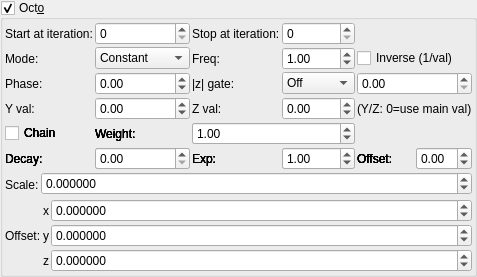
    <widget class="MyGroupBox" name="groupCheck_transf_function_enabledx_false">
     <property name="title">
      <string>Oct&amp;o</string>
     </property>
     <property name="checkable">
      <bool>true</bool>
     </property>
     <layout class="QVBoxLayout" name="verticalLayout_21" stretch="0,0,0">
      <property name="spacing">
       <number>2</number>
      </property>
      <property name="leftMargin">
       <number>2</number>
      </property>
      <property name="topMargin">
       <number>2</number>
      </property>
      <property name="rightMargin">
       <number>2</number>
      </property>
      <property name="bottomMargin">
       <number>2</number>
      </property>
      <item>
       <layout class="QGridLayout" name="gridLayout_68">
        <property name="spacing">
         <number>2</number>
        </property>
        <item row="0" column="0">
         <widget class="QLabel" name="label_258">
          <property name="text">
           <string>Start at iteration:</string>
          </property>
         </widget>
        </item>
        <item row="0" column="2">
         <widget class="QLabel" name="label_254">
          <property name="text">
           <string>Stop at iteration:</string>
          </property>
         </widget>
        </item>
        <item row="0" column="1">
         <widget class="MySpinBox" name="spinboxInt_transf_multiplier_start_iter_4">
          <property name="sizePolicy">
           <sizepolicy hsizetype="Minimum" vsizetype="Maximum">
            <horstretch>0</horstretch>
            <verstretch>0</verstretch>
           </sizepolicy>
          </property>
          <property name="maximum">
           <number>999</number>
          </property>
         </widget>
        </item>
        <item row="0" column="3">
         <widget class="MySpinBox" name="spinboxInt_transf_multiplier_stop_iter_4">
          <property name="sizePolicy">
           <sizepolicy hsizetype="Minimum" vsizetype="Maximum">
            <horstretch>0</horstretch>
            <verstretch>0</verstretch>
           </sizepolicy>
          </property>
          <property name="maximum">
           <number>999</number>
          </property>
         </widget>
        </item>
      <item row="1" column="0">
       <widget class="QLabel"><property name="text"><string>Mode:</string></property></widget>
      </item>
      <item row="1" column="1">
       <widget class="MyComboBox" name="comboBox_transf_multiplier_value_mode_4">
        <item><property name="text"><string notr="true">Constant</string></property></item>
        <item><property name="text"><string notr="true">Sine</string></property></item>
        <item><property name="text"><string notr="true">Ramp</string></property></item>
        <item><property name="text"><string notr="true">Exponential</string></property></item>
        <item><property name="text"><string notr="true">Triangle</string></property></item>
        <item><property name="text"><string notr="true">Square</string></property></item>
        <item><property name="text"><string notr="true">Smoothstep</string></property></item>
        <item><property name="text"><string notr="true">Noise</string></property></item>
        <item><property name="text"><string notr="true">Ping-pong</string></property></item>
        <item><property name="text"><string notr="true">Stepped</string></property></item>
       </widget>
      </item>
      <item row="1" column="2">
       <widget class="QLabel"><property name="text"><string>Freq:</string></property></widget>
      </item>
      <item row="1" column="3">
       <widget class="MyDoubleSpinBox" name="spinbox_transf_multiplier_frequency_4">
        <property name="minimum"><double>0.01</double></property><property name="maximum"><double>100.0</double></property>
        <property name="singleStep"><double>0.1</double></property><property name="value"><double>1.0</double></property>
       </widget>
      </item>
      <item row="1" column="4" colspan="2">
       <widget class="MyCheckBox" name="checkBox_transf_multiplier_inverse_4">
        <property name="text"><string>Inverse (1/val)</string></property>
       </widget>
      </item>
      <item row="2" column="0">
       <widget class="QLabel"><property name="text"><string>Phase:</string></property></widget>
      </item>
      <item row="2" column="1">
       <widget class="MyDoubleSpinBox" name="spinbox_transf_multiplier_phase_4">
        <property name="minimum"><double>-10.0</double></property><property name="maximum"><double>10.0</double></property>
        <property name="singleStep"><double>0.1</double></property><property name="value"><double>0.0</double></property>
       </widget>
      </item>
      <item row="2" column="2">
       <widget class="QLabel"><property name="text"><string>|z| gate:</string></property></widget>
      </item>
      <item row="2" column="3">
       <widget class="MyComboBox" name="comboBox_transf_multiplier_threshold_mode_4">
        <item><property name="text"><string notr="true">Off</string></property></item>
        <item><property name="text"><string notr="true">&gt; thresh</string></property></item>
        <item><property name="text"><string notr="true">&lt; thresh</string></property></item>
       </widget>
      </item>
      <item row="2" column="4" colspan="2">
       <widget class="MyDoubleSpinBox" name="spinbox_transf_multiplier_threshold_4">
        <property name="minimum"><double>0.0</double></property><property name="maximum"><double>1000.0</double></property>
        <property name="singleStep"><double>0.1</double></property><property name="value"><double>0.0</double></property>
       </widget>
      </item>
      <item row="3" column="0">
       <widget class="QLabel"><property name="text"><string>Y val:</string></property></widget>
      </item>
      <item row="3" column="1">
       <widget class="MyDoubleSpinBox" name="spinbox_transf_multiplier_scale_y_4">
        <property name="minimum"><double>-100.0</double></property><property name="maximum"><double>100.0</double></property>
        <property name="singleStep"><double>0.01</double></property><property name="value"><double>0.0</double></property>
       </widget>
      </item>
      <item row="3" column="2">
       <widget class="QLabel"><property name="text"><string>Z val:</string></property></widget>
      </item>
      <item row="3" column="3">
       <widget class="MyDoubleSpinBox" name="spinbox_transf_multiplier_scale_z_4">
        <property name="minimum"><double>-100.0</double></property><property name="maximum"><double>100.0</double></property>
        <property name="singleStep"><double>0.01</double></property><property name="value"><double>0.0</double></property>
       </widget>
      </item>
      <item row="3" column="4" colspan="2">
       <widget class="QLabel"><property name="text"><string notr="true">(Y/Z: 0=use main val)</string></property></widget>
      </item>
      <item row="4" column="0">
       <widget class="MyCheckBox" name="checkBox_transf_multiplier_chain_5">
        <property name="text"><string>Chain</string></property>
       </widget>
      </item>
      <item row="4" column="1">
       <widget class="QLabel"><property name="text"><string>Weight:</string></property></widget>
      </item>
      <item row="4" column="2" colspan="2">
       <widget class="MyDoubleSpinBox" name="spinbox_transf_multiplier_weight_5">
        <property name="minimum"><double>0.0</double></property><property name="maximum"><double>10.0</double></property>
        <property name="singleStep"><double>0.1</double></property><property name="value"><double>1.0</double></property>
       </widget>
      </item>
      <item row="5" column="0">
       <widget class="QLabel"><property name="text"><string>Decay:</string></property></widget>
      </item>
      <item row="5" column="1">
       <widget class="MyDoubleSpinBox" name="spinbox_transf_multiplier_decay_5">
        <property name="minimum"><double>0.0</double></property><property name="maximum"><double>5.0</double></property>
        <property name="singleStep"><double>0.1</double></property><property name="value"><double>0.0</double></property>
       </widget>
      </item>
      <item row="5" column="2">
       <widget class="QLabel"><property name="text"><string>Exp:</string></property></widget>
      </item>
      <item row="5" column="3">
       <widget class="MyDoubleSpinBox" name="spinbox_transf_multiplier_exponent_5">
        <property name="minimum"><double>0.1</double></property><property name="maximum"><double>10.0</double></property>
        <property name="singleStep"><double>0.1</double></property><property name="value"><double>1.0</double></property>
       </widget>
      </item>
      <item row="5" column="4">
       <widget class="QLabel"><property name="text"><string>Offset:</string></property></widget>
      </item>
      <item row="5" column="5">
       <widget class="MyDoubleSpinBox" name="spinbox_transf_multiplier_offset_5">
        <property name="minimum"><double>-5.0</double></property><property name="maximum"><double>5.0</double></property>
        <property name="singleStep"><double>0.05</double></property><property name="value"><double>0.0</double></property>
       </widget>
      </item>
      <item row="4" column="0">
       <widget class="MyCheckBox" name="checkBox_transf_multiplier_chain_4">
        <property name="text"><string>Chain</string></property>
       </widget>
      </item>
      <item row="4" column="1">
       <widget class="QLabel"><property name="text"><string>Weight:</string></property></widget>
      </item>
      <item row="4" column="2" colspan="2">
       <widget class="MyDoubleSpinBox" name="spinbox_transf_multiplier_weight_4">
        <property name="minimum"><double>0.0</double></property><property name="maximum"><double>10.0</double></property>
        <property name="singleStep"><double>0.1</double></property><property name="value"><double>1.0</double></property>
       </widget>
      </item>
      <item row="5" column="0">
       <widget class="QLabel"><property name="text"><string>Decay:</string></property></widget>
      </item>
      <item row="5" column="1">
       <widget class="MyDoubleSpinBox" name="spinbox_transf_multiplier_decay_4">
        <property name="minimum"><double>0.0</double></property><property name="maximum"><double>5.0</double></property>
        <property name="singleStep"><double>0.1</double></property><property name="value"><double>0.0</double></property>
       </widget>
      </item>
      <item row="5" column="2">
       <widget class="QLabel"><property name="text"><string>Exp:</string></property></widget>
      </item>
      <item row="5" column="3">
       <widget class="MyDoubleSpinBox" name="spinbox_transf_multiplier_exponent_4">
        <property name="minimum"><double>0.1</double></property><property name="maximum"><double>10.0</double></property>
        <property name="singleStep"><double>0.1</double></property><property name="value"><double>1.0</double></property>
       </widget>
      </item>
      <item row="5" column="4">
       <widget class="QLabel"><property name="text"><string>Offset:</string></property></widget>
      </item>
      <item row="5" column="5">
       <widget class="MyDoubleSpinBox" name="spinbox_transf_multiplier_offset_4">
        <property name="minimum"><double>-5.0</double></property><property name="maximum"><double>5.0</double></property>
        <property name="singleStep"><double>0.05</double></property><property name="value"><double>0.0</double></property>
       </widget>
      </item>
      <item row="4" column="0">
       <widget class="MyCheckBox" name="checkBox_transf_multiplier_chain_3">
        <property name="text"><string>Chain</string></property>
       </widget>
      </item>
      <item row="4" column="1">
       <widget class="QLabel"><property name="text"><string>Weight:</string></property></widget>
      </item>
      <item row="4" column="2" colspan="2">
       <widget class="MyDoubleSpinBox" name="spinbox_transf_multiplier_weight_3">
        <property name="minimum"><double>0.0</double></property><property name="maximum"><double>10.0</double></property>
        <property name="singleStep"><double>0.1</double></property><property name="value"><double>1.0</double></property>
       </widget>
      </item>
      <item row="5" column="0">
       <widget class="QLabel"><property name="text"><string>Decay:</string></property></widget>
      </item>
      <item row="5" column="1">
       <widget class="MyDoubleSpinBox" name="spinbox_transf_multiplier_decay_3">
        <property name="minimum"><double>0.0</double></property><property name="maximum"><double>5.0</double></property>
        <property name="singleStep"><double>0.1</double></property><property name="value"><double>0.0</double></property>
       </widget>
      </item>
      <item row="5" column="2">
       <widget class="QLabel"><property name="text"><string>Exp:</string></property></widget>
      </item>
      <item row="5" column="3">
       <widget class="MyDoubleSpinBox" name="spinbox_transf_multiplier_exponent_3">
        <property name="minimum"><double>0.1</double></property><property name="maximum"><double>10.0</double></property>
        <property name="singleStep"><double>0.1</double></property><property name="value"><double>1.0</double></property>
       </widget>
      </item>
      <item row="5" column="4">
       <widget class="QLabel"><property name="text"><string>Offset:</string></property></widget>
      </item>
      <item row="5" column="5">
       <widget class="MyDoubleSpinBox" name="spinbox_transf_multiplier_offset_3">
        <property name="minimum"><double>-5.0</double></property><property name="maximum"><double>5.0</double></property>
        <property name="singleStep"><double>0.05</double></property><property name="value"><double>0.0</double></property>
       </widget>
      </item>
      <item row="4" column="0">
       <widget class="MyCheckBox" name="checkBox_transf_multiplier_chain_2">
        <property name="text"><string>Chain</string></property>
       </widget>
      </item>
      <item row="4" column="1">
       <widget class="QLabel"><property name="text"><string>Weight:</string></property></widget>
      </item>
      <item row="4" column="2" colspan="2">
       <widget class="MyDoubleSpinBox" name="spinbox_transf_multiplier_weight_2">
        <property name="minimum"><double>0.0</double></property><property name="maximum"><double>10.0</double></property>
        <property name="singleStep"><double>0.1</double></property><property name="value"><double>1.0</double></property>
       </widget>
      </item>
      <item row="5" column="0">
       <widget class="QLabel"><property name="text"><string>Decay:</string></property></widget>
      </item>
      <item row="5" column="1">
       <widget class="MyDoubleSpinBox" name="spinbox_transf_multiplier_decay_2">
        <property name="minimum"><double>0.0</double></property><property name="maximum"><double>5.0</double></property>
        <property name="singleStep"><double>0.1</double></property><property name="value"><double>0.0</double></property>
       </widget>
      </item>
      <item row="5" column="2">
       <widget class="QLabel"><property name="text"><string>Exp:</string></property></widget>
      </item>
      <item row="5" column="3">
       <widget class="MyDoubleSpinBox" name="spinbox_transf_multiplier_exponent_2">
        <property name="minimum"><double>0.1</double></property><property name="maximum"><double>10.0</double></property>
        <property name="singleStep"><double>0.1</double></property><property name="value"><double>1.0</double></property>
       </widget>
      </item>
      <item row="5" column="4">
       <widget class="QLabel"><property name="text"><string>Offset:</string></property></widget>
      </item>
      <item row="5" column="5">
       <widget class="MyDoubleSpinBox" name="spinbox_transf_multiplier_offset_2">
        <property name="minimum"><double>-5.0</double></property><property name="maximum"><double>5.0</double></property>
        <property name="singleStep"><double>0.05</double></property><property name="value"><double>0.0</double></property>
       </widget>
      </item>
      <item row="4" column="0">
       <widget class="MyCheckBox" name="checkBox_transf_multiplier_chain_1">
        <property name="text"><string>Chain</string></property>
       </widget>
      </item>
      <item row="4" column="1">
       <widget class="QLabel"><property name="text"><string>Weight:</string></property></widget>
      </item>
      <item row="4" column="2" colspan="2">
       <widget class="MyDoubleSpinBox" name="spinbox_transf_multiplier_weight_1">
        <property name="minimum"><double>0.0</double></property><property name="maximum"><double>10.0</double></property>
        <property name="singleStep"><double>0.1</double></property><property name="value"><double>1.0</double></property>
       </widget>
      </item>
      <item row="5" column="0">
       <widget class="QLabel"><property name="text"><string>Decay:</string></property></widget>
      </item>
      <item row="5" column="1">
       <widget class="MyDoubleSpinBox" name="spinbox_transf_multiplier_decay_1">
        <property name="minimum"><double>0.0</double></property><property name="maximum"><double>5.0</double></property>
        <property name="singleStep"><double>0.1</double></property><property name="value"><double>0.0</double></property>
       </widget>
      </item>
      <item row="5" column="2">
       <widget class="QLabel"><property name="text"><string>Exp:</string></property></widget>
      </item>
      <item row="5" column="3">
       <widget class="MyDoubleSpinBox" name="spinbox_transf_multiplier_exponent_1">
        <property name="minimum"><double>0.1</double></property><property name="maximum"><double>10.0</double></property>
        <property name="singleStep"><double>0.1</double></property><property name="value"><double>1.0</double></property>
       </widget>
      </item>
      <item row="5" column="4">
       <widget class="QLabel"><property name="text"><string>Offset:</string></property></widget>
      </item>
      <item row="5" column="5">
       <widget class="MyDoubleSpinBox" name="spinbox_transf_multiplier_offset_1">
        <property name="minimum"><double>-5.0</double></property><property name="maximum"><double>5.0</double></property>
        <property name="singleStep"><double>0.05</double></property><property name="value"><double>0.0</double></property>
       </widget>
      </item>
       </layout>
      </item>
      <item>
       <layout class="QGridLayout" name="gridLayout_2" columnstretch="0,1">
        <property name="spacing">
         <number>2</number>
        </property>
        <item row="0" column="1">
         <widget class="MyDoubleSpinBox" name="spinbox_transf_scale_2">
          <property name="sizePolicy">
           <sizepolicy hsizetype="Minimum" vsizetype="Maximum">
            <horstretch>0</horstretch>
            <verstretch>0</verstretch>
           </sizepolicy>
          </property>
          <property name="prefix">
           <string/>
          </property>
          <property name="suffix">
           <string/>
          </property>
          <property name="decimals">
           <number>6</number>
          </property>
          <property name="minimum">
           <double>-99.989999999999995</double>
          </property>
          <property name="maximum">
           <double>99.989999999999995</double>
          </property>
          <property name="singleStep">
           <double>0.100000000000000</double>
          </property>
         </widget>
        </item>
        <item row="0" column="0" rowspan="2">
         <widget class="QLabel" name="label_115">
          <property name="text">
           <string>Scale:</string>
          </property>
         </widget>
        </item>
       </layout>
      </item>
      <item>
       <layout class="QGridLayout" name="gridLayout_67" columnstretch="0,0,0,1">
        <property name="spacing">
         <number>2</number>
        </property>
        <item row="1" column="1">
         <widget class="QLabel" name="label_256">
          <property name="text">
           <string>Offset:</string>
          </property>
         </widget>
        </item>
        <item row="2" column="2">
         <widget class="QLabel" name="label_124">
          <property name="text">
           <string notr="true">z</string>
          </property>
         </widget>
        </item>
        <item row="2" column="3">
         <widget class="MyDoubleSpinBox" name="spinbox3_transf_offset_100_z">
          <property name="sizePolicy">
           <sizepolicy hsizetype="Minimum" vsizetype="Maximum">
            <horstretch>0</horstretch>
            <verstretch>0</verstretch>
           </sizepolicy>
          </property>
          <property name="prefix">
           <string/>
          </property>
          <property name="suffix">
           <string/>
          </property>
          <property name="decimals">
           <number>6</number>
          </property>
          <property name="minimum">
           <double>-99.989999999999995</double>
          </property>
          <property name="maximum">
           <double>99.989999999999995</double>
          </property>
          <property name="singleStep">
           <double>0.100000000000000</double>
          </property>
         </widget>
        </item>
        <item row="0" column="2">
         <widget class="QLabel" name="label_117">
          <property name="text">
           <string notr="true">x</string>
          </property>
         </widget>
        </item>
        <item row="1" column="3">
         <widget class="MyDoubleSpinBox" name="spinbox3_transf_offset_100_y">
          <property name="sizePolicy">
           <sizepolicy hsizetype="Minimum" vsizetype="Maximum">
            <horstretch>0</horstretch>
            <verstretch>0</verstretch>
           </sizepolicy>
          </property>
          <property name="prefix">
           <string/>
          </property>
          <property name="suffix">
           <string/>
          </property>
          <property name="decimals">
           <number>6</number>
          </property>
          <property name="minimum">
           <double>-99.989999999999995</double>
          </property>
          <property name="maximum">
           <double>99.989999999999995</double>
          </property>
          <property name="singleStep">
           <double>0.100000000000000</double>
          </property>
         </widget>
        </item>
        <item row="1" column="2">
         <widget class="QLabel" name="label_116">
          <property name="text">
           <string notr="true">y</string>
          </property>
         </widget>
        </item>
        <item row="0" column="3">
         <widget class="MyDoubleSpinBox" name="spinbox3_transf_offset_100_x">
          <property name="sizePolicy">
           <sizepolicy hsizetype="Minimum" vsizetype="Maximum">
            <horstretch>0</horstretch>
            <verstretch>0</verstretch>
           </sizepolicy>
          </property>
          <property name="prefix">
           <string/>
          </property>
          <property name="suffix">
           <string/>
          </property>
          <property name="decimals">
           <number>6</number>
          </property>
          <property name="minimum">
           <double>-99.989999999999995</double>
          </property>
          <property name="maximum">
           <double>99.989999999999995</double>
          </property>
          <property name="singleStep">
           <double>0.100000000000000</double>
          </property>
         </widget>
        </item>
       </layout>
      </item>
     </layout>
    </widget>
